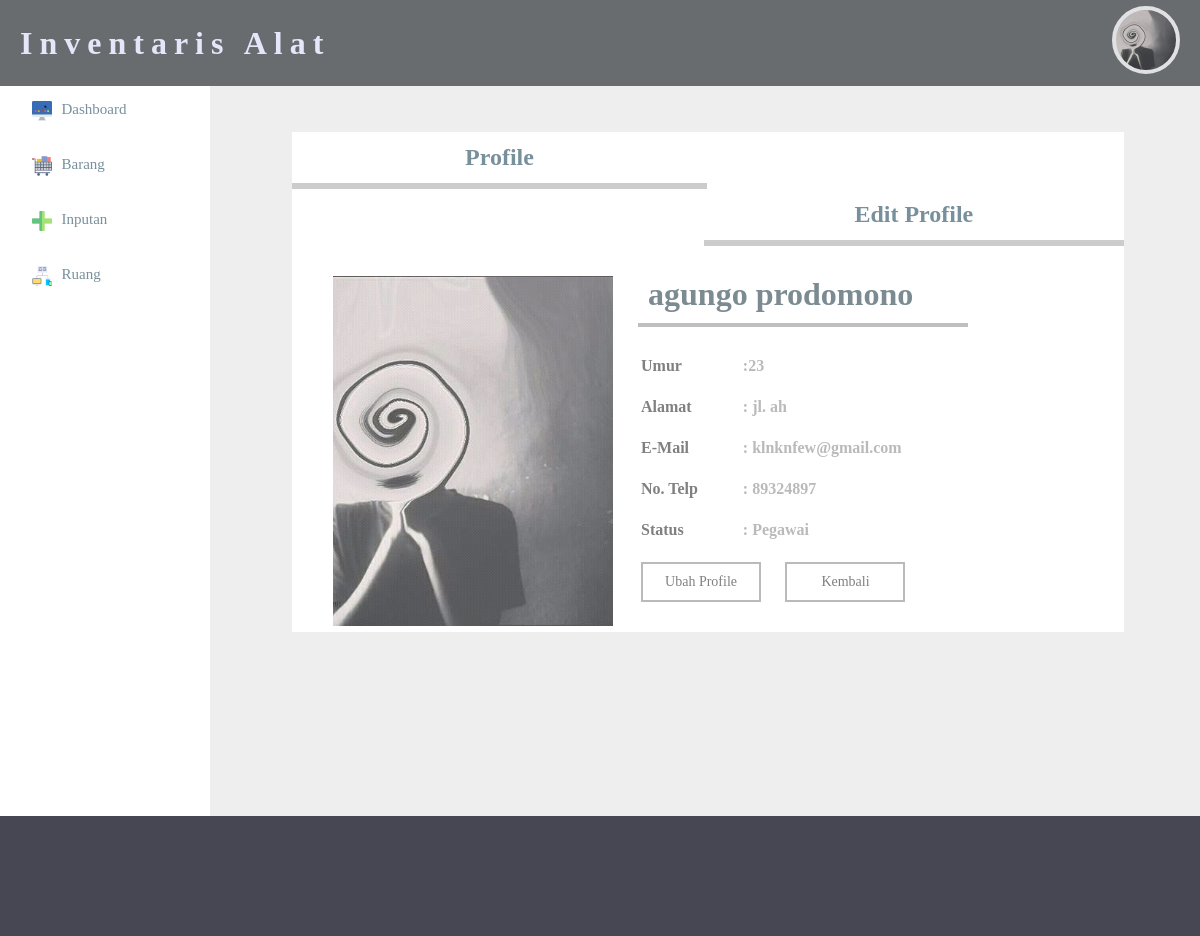
Screenshot of /pegawai/profile.php (signed in) with the database file from the repository.
### tables this page shows
CREATE TABLE IF NOT EXISTS `pegawai` (
  `id` int(11) NOT NULL AUTO_INCREMENT,
  `username` varchar(50) NOT NULL,
  `password` varchar(50) NOT NULL,
  `nama_depan` varchar(30) NOT NULL,
  `nama_belakang` varchar(30) NOT NULL,
  `no_telepon` varchar(15) NOT NULL,
  `email` varchar(50) NOT NULL,
  `umur` int(11) NOT NULL,
  `alamat` text NOT NULL,
  `pertayaan` varchar(50) NOT NULL,
  `jawaban` varchar(50) NOT NULL,
  `nama_gambar` varchar(70) NOT NULL,
  `ukuran` int(11) NOT NULL,
  `tipe` varchar(70) NOT NULL,
  PRIMARY KEY (`id`)
);

### pegawai/session.php (called while the page is built, shortened)
<?php
	$a = $_SESSION['login_pegawai'];
	$u_query= mysql_query("SELECT * FROM pegawai where username='$a'")or die(mysql_error());
	$b = mysql_fetch_array($u_query);
 ?>

### pegawai/profile.php (the view, shortened to what this page needs)
 <?php
	include 'session.php';
  ?>
  <html>
 <head>
 	<link rel="stylesheet" type="text/css" href="../css/admin_css.css">
 	<link rel="stylesheet" type="text/css" href="../css/tabs.css">
 	<link rel="stylesheet" type="text/css" href="../css/profile.css">
 </head>
 <body>
 	<?php include 'header.php'; ?>
<div class="a">
 <br><br>
 <div class="form1" style="width:100%;">
 <center>
	<div class="tambah">
		<div class="w3-row">
		    <a href="javascript:void(0)" onclick="openCity(event, 'Paris');">
		      <div class="w3-third tablink w3-bottombar w3-hover-light-grey w3-padding" style="width: 46%;"><h2>Profile</h2>
		      </div>
		    </a>
		    <a href="javascript:void(0)" onclick="openCity(event, 'London');">
		      <div class="w3-third tablink w3-bottombar w3-hover-light-grey w3-padding" style="width: 46.65%; float: right;"><h2>Edit Profile</h2></div>
		    </a>
		</div>
		<div id="Paris" class="w3-container city" style="display:block">
		   <div class="profile_photo" id="photo">
		   </div>
		   <div class="profile_bio">
		   		<h1><?php echo $b['nama_depan']." ".$b['nama_belakang']; ?></h1>
		   		<hr>
		   		<table>
		   			<tr>
		   				<td width="23%">
		   					<p><b>Umur</b></p>
		   				</td>
		   				<td><p id="bio"><b><?php echo ":".$b['umur']; ?></b></p></td>
		   			</tr>
		   			<tr>
		   				<td>
		   					<p><b>Alamat</b></p>
		   				</td>
		   				<td><p id="bio"><b>: <?php echo $b['alamat']; ?></b></p></td>
		   			</tr>
		   			<tr>
		   				<td>
		   					<p><b>E-Mail</b></p>
		   				</td>
		   				<td><p id="bio"><b>: <?php echo $b['email']; ?></b></p></td>
		   			</tr>
		   			<tr>
		   				<td>
		   					<p><b>No. Telp</b></p>
		   				</td>
		   				<td><p id="bio"><b>: <?php echo $b['no_telepon']; ?></b></p></td>
		   			</tr>
		   			<tr>
		   				<td>
		   					<p><b>Status</b></p>
		   				</td>
		   				<td><p id="bio"><b>: Pegawai</b></p></td>
		   			</tr>
		   			<tr>
		   				<td colspan="2">
		   					<a href="javascript:void(0)" onclick="openCity(event, 'London');">
		   						<button>Ubah Profile</button>
		   					</a>
		   					<a href="inventori.php">
		   						<button style="margin-left: 20px;">Kembali</button>
		   					</a>
		   				</td>
		   			</tr>
		   		</table>
		   </div>
		</div>
	</div>
</center>
</div>
 </div>
	 <?php
	 	include 'sisi.php';
	  ?>
 <div class="c">
 </div>
 </body>
 </html>

### css/admin_css.css (style rules this page uses)
body { margin: 0; padding: 0; font-family: helvetica; }
.a { width: 77%; padding-top: 10px; padding-left: 3%; padding-right: 2.5%; height: 720px; float: right; background-color: #eee; }
.c { width: 100%; background-color: rgb(70, 71, 82); padding: 5%; float: right; }
.a a { text-decoration: none; }

### css/tabs.css (style rules this page uses)
a { color:inherit }
.w3-container:after,.w3-container:before,.w3-panel:after,.w3-panel:before,.w3-row:after,.w3-row:before,.w3-row-padding:after,.w3-row-padding:before, .w3-cell-row:before,.w3-cell-row:after,.w3-clear:after,.w3-clear:before,.w3-bar:before,.w3-bar:after { content:"";display:table;clear:both }
.w3-col,.w3-half,.w3-third,.w3-twothird,.w3-threequarter,.w3-quarter { float:left;width:100% }
@media (min-width:601px) { .w3-col.m4,.w3-third { width:33.33333% } }
.w3-container,.w3-panel { padding:0.01em 16px }
.w3-bottombar { border-bottom:6px solid #ccc!important }
.w3-padding { padding:8px 16px!important }

### css/profile.css (style rules this page uses)
.profile_bio { width: 55%; height: 70%; float: right; background-color: transparent; margin-top: 30px; margin-right: 30px; }
.profile_bio h1 { text-align: left; margin: 10px; color: #455A64; }
.profile_bio hr { width: 75%; height: 4px; border:none; background-color: grey; float: left; margin-top: 0px; opacity: 0.5; }
.profile_bio p { font-family: century gothic; color: grey; }
.profile_bio table { border: 0px solid grey; float: left; width: 100%; }
.profile_bio td { padding-top: 20px; border: 0px solid black; }
#bio { color: #BABABA; }
.profile_bio h1 { font-family: century gothic; opacity: 0.7; margin-top: 0px; }
.profile_bio button { width: 120px; height: 40px; border: 2px solid #bababa; background-color: transparent; color: grey; font-family: century gothic; font-size: 14px; }

### rows the page displays
pegawai: nama_depan "agungo", nama_belakang "prodomono", umur "23", alamat "jl. ah", email "klnknfew@gmail.com", no_telepon "89324897"
